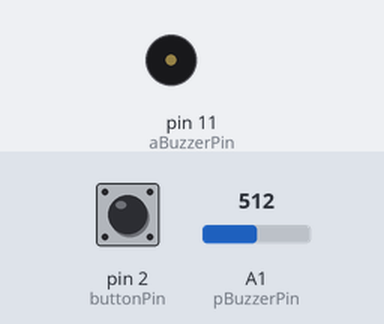
A sketch run on a simulated Arduino Uno, built with avr-gcc and run on an emulated ATmega328P. On the bench: buzzer (waves = sounding). The inputs (shaded band) are chosen by the test bench; at power-on: pin 2 (buttonPin) HIGH, A1 (pBuzzerPin) = 512.

Above: at 2.5 s.
At 5.47 s:
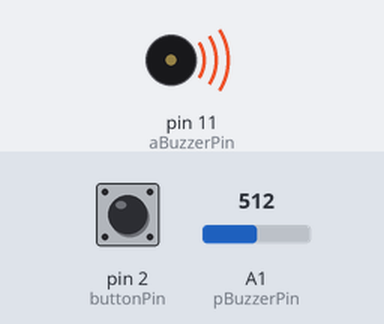
Timing chart, 0 to 6.8 s (numbered marks = the images above):
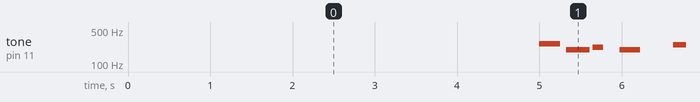

Measured:
- by itself, tone on pin 11 (aBuzzerPin): repeats every 2.9 s: silent 0.08 s, 196 Hz 0.29 s, silent 0.04 s, 220 Hz 0.13 s, silent 0.20 s, 196 Hz 0.25 s, silent 0.40 s, 247 Hz 0.25 s, silent 0.08 s, 261 Hz 0.25 s, silent 0.75 s, 261 Hz 0.25 s

The sketch:

knockDetector.ino
```cpp
const int pBuzzerPin = A1;
const int aBuzzerPin = 11;
const int minKnockValue = 2;
const int buttonPin = 2;
const int pressed = 0;
const unsigned melodyInterval = 5000; // 5 seconds after knock we start the melody

int knockValue = 0; // Readed from pBuzzerPin
unsigned long currentTime = 0;
unsigned long lastTime = 0;
int buttonState = 1;
int startedCounting = 0;
int singMelodyValue = 0;
bool firstTime = true;

#define NOTE_C4 261
#define NOTE_G3 196
#define NOTE_A3 220
#define NOTE_B3 247

// notes in the melody:
int melody[] = {
  NOTE_C4, NOTE_G3, NOTE_G3, NOTE_A3, NOTE_G3, 0, NOTE_B3, NOTE_C4
};

// note durations: 4 = quarter note, 8 = eighth note, etc.:
int noteDurations[] = {
   4, 8, 8, 4, 4, 4, 4, 4
};

void singMelody()
{
  int current = millis(), last = millis();

  //Longer Pause between each time melody starts again
  int noteDuration = 250;
  int pauseBetweenNotes = 1000;
  if(firstTime == true) {
      pauseBetweenNotes = 0; //No pause if is the first time singing the melody
      firstTime = false;
    }

  for (int thisNote = 0; thisNote < 8; thisNote++) {

    buttonState = digitalRead(buttonPin);
    if (buttonState == pressed) {
      noTone(aBuzzerPin);
      singMelodyValue = 0;
      firstTime = true; // Next time the melody with start with no pause
      return;
  }

    current = millis();
    if(current - last < pauseBetweenNotes)
      thisNote--;
    else {
      tone(aBuzzerPin, melody[thisNote], noteDuration);
      last = millis();
   }
   if(thisNote >= 0) {
      noteDuration = 1000 / noteDurations[thisNote];
      pauseBetweenNotes = noteDuration * 1.30;
   }

  }

}
void setup() {

  pinMode(aBuzzerPin,OUTPUT);
  pinMode(pBuzzerPin,INPUT);
  pinMode(buttonPin,INPUT_PULLUP);
  Serial.begin(9600);

}

void loop() {

  currentTime = millis();
  if (startedCounting == 0)
     lastTime = currentTime;

  knockValue = analogRead(pBuzzerPin);
  if (knockValue > minKnockValue)
     startedCounting = 1;

  if (startedCounting == 1) {

    if (currentTime-lastTime > melodyInterval) {

          startedCounting = 0;
          singMelodyValue = 1;
        }
  }

  if (singMelodyValue == 1)
      singMelody();

}
```
